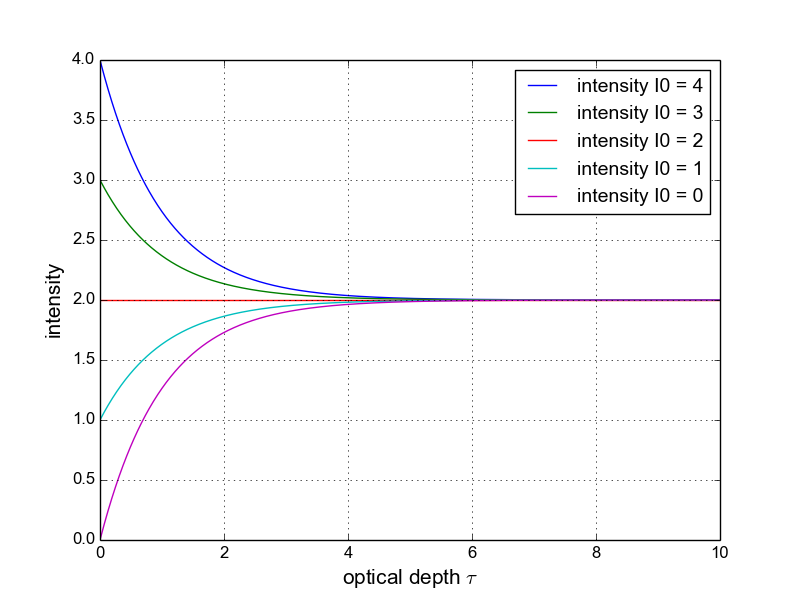

Recreate this plot in Python.
from pylab import *

B = 2.

tau = arange(0.01,10.01,0.01)
intensity = zeros(tau.shape)
for I0 in range(4,-1,-1):
    intensity[:] = I0 * exp(-tau[:]) + B*(1-exp(-tau[:]))
    plot(tau, intensity, label='intensity I0 = ' + str(I0))

xlabel(r'optical depth $\tau$', size=15)
ylabel('intensity', size=15)
legend(fontsize=14)
grid('on')
savefig('ssa_3_2.png')

# loglog
xscale('log')
yscale('log')
legend().set_visible(False)
savefig('ssa_3_2_log.png')
show()
